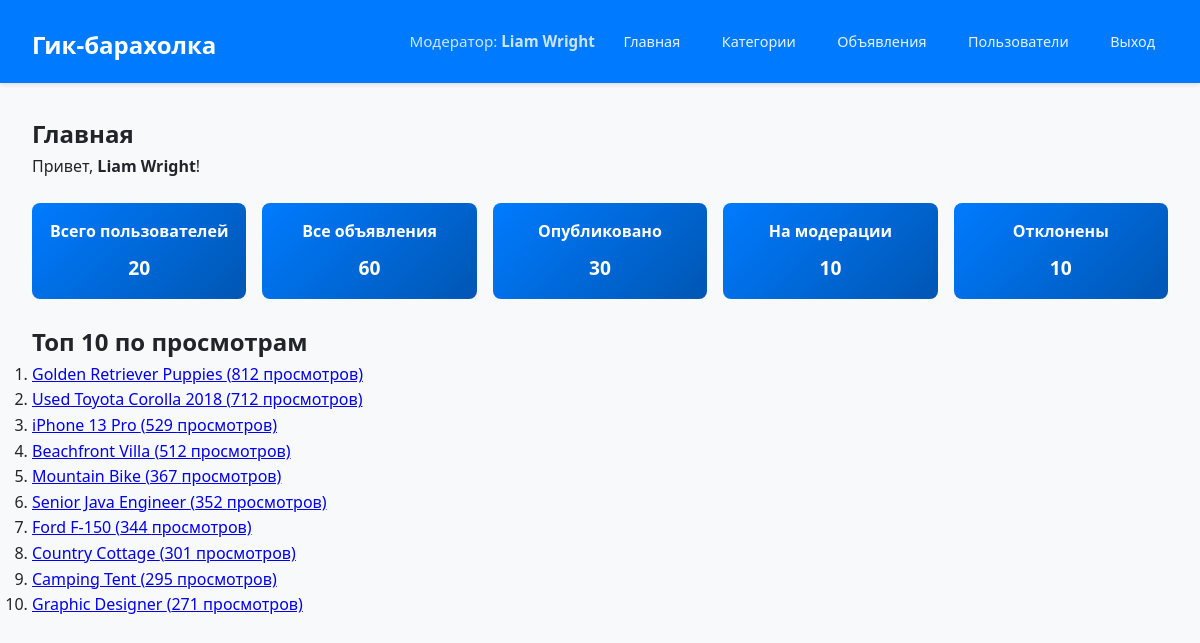
/ (signed in), run on the app's committed database.
### app/models.py (models this page shows, shortened)
class User(db.Model, UserMixin):
    id = db.Column(db.Integer, primary_key=True)
    name = db.Column(db.String(100), nullable=False)
    phone = db.Column(db.String(20), nullable=False)
    email = db.Column(db.String(100), nullable=False, unique=True)
    password_hash = db.Column(db.String(200), nullable=False)
    role = db.Column(db.String(20), default="user")
    adverts = db.relationship("Advert", back_populates="user", lazy=True)

class Advert(db.Model):
    id = db.Column(db.Integer, primary_key=True)
    title = db.Column(db.String(200), nullable=False)
    text = db.Column(db.Text, nullable=False)
    price = db.Column(db.Numeric(10, 2), nullable=False)
    views = db.Column(db.Integer, default=0)
    status = db.Column(db.String(20), default="moderation")
    created_at = db.Column(db.DateTime, default=db.func.now())
    user_id = db.Column(db.Integer, db.ForeignKey("user.id"), nullable=False)
    user = db.relationship("User", back_populates="adverts")
    category_id = db.Column(db.Integer, db.ForeignKey("category.id"), nullable=False)
    category = db.relationship("Category", back_populates="adverts")
    paid_services_rel = db.relationship(
        "AdvertPaidService",
        back_populates="advert",
        lazy=True
    )

### app/routes.py (the view)
@bp.route("/")
@login_required
def home():
    total_users = User.query.count()
    total_adverts = Advert.query.count()
    published_adverts = Advert.query.filter_by(status="published").count()
    moderation_adverts = Advert.query.filter_by(status="moderation").count()
    declined_adverts = Advert.query.filter_by(status="declined").count()
    top_adverts = (
        Advert.query
        .filter_by(status="published")
        .order_by(Advert.views.desc())
        .limit(10)
        .all()
    )
    return render_template(
        "admin/home.html",
        total_users=total_users,
        total_adverts=total_adverts,
        published_adverts=published_adverts,
        moderation_adverts=moderation_adverts,
        declined_adverts=declined_adverts,
        top_adverts=top_adverts,
    )

### app/auth.py (called while the page is built)
@login_manager.user_loader
def load_user(user_id):
    return User.query.get(int(user_id))

### run.py (called while the page is built)
@app.before_request
def create_tables():
    with app.app_context():
        db.create_all()

### templates/admin/home.html
{% extends "base.html" %}
{% block content %}
<h2>Главная</h2>
<p>Привет, <strong>{{ current_user.name }}</strong>!</p>
<div class="stats-grid">
  <div class="stat-card">
    <h3>Всего пользователей</h3>
    <p>{{ total_users }}</p>
  </div>
  <div class="stat-card">
    <h3>Все объявления</h3>
    <p>{{ total_adverts }}</p>
  </div>
  <div class="stat-card">
    <h3>Опубликовано</h3>
    <p>{{ published_adverts }}</p>
  </div>
  <div class="stat-card">
    <h3>На модерации</h3>
    <p>{{ moderation_adverts }}</p>
  </div>
  <div class="stat-card">
    <h3>Отклонены</h3>
    <p>{{ declined_adverts }}</p>
  </div>
</div>
<h2>Топ 10 по просмотрам</h2>
<ol>
  {% for advert in top_adverts %}
    <li>
      <a href="{{ url_for('routes.advert_detail', advert_id=advert.id) }}">
        {{ advert.title }} ({{ advert.views }} просмотров)
      </a>
    </li>
  {% endfor %}
</ol>
{% endblock %}

### templates/base.html (shortened to what this page needs)
<!DOCTYPE html>
<html lang="ru">
<head>
  <link rel="stylesheet" href="{{ url_for('static', filename='css/styles.css') }}">
</head>
<body>
  <header>
    <h1><a href="{{ url_for('routes.home') }}">Гик‑барахолка</a></h1>
    <nav>
      {% if current_user.is_authenticated %}
        <span>Модератор: <strong>{{ current_user.name }}</strong></span>
        <a href="{{ url_for('routes.home') }}">Главная</a>
        <a href="{{ url_for('routes.categories') }}">Категории</a>
        <a href="{{ url_for('routes.adverts') }}">Объявления</a>
        <a href="{{ url_for('routes.users') }}">Пользователи</a>
        <a href="{{ url_for('auth.logout') }}">Выход</a>
      {% endif %}
    </nav>
  </header>
  <main>
    {% block content %}{% endblock %}
  </main>
</body>
</html>

### static/css/styles.css (style rules this page uses)
* { box-sizing: border-box; margin: 0; padding: 0; }
body { font-family: 'Segoe UI', Tahoma, Geneva, Verdana, sans-serif; background: #f8f9fa; color: #212529; line-height: 1.6; }
header { background: #007bff; color: white; padding: 1rem 2rem; display: flex; justify-content: space-between; align-items: center; box-shadow: 0 2px 4px rgba(0, 0, 0, 0.1); }
header a { color: white; text-decoration: none; }
header h1 a { font-size: 1.5rem; font-weight: 600; }
nav { display: flex; align-items: center; gap: 1rem; font-size: 0.9rem; }
nav span { color: #cce5ff; font-size: 0.95rem; }
nav a { color: #e6f3ff; padding: 0.4rem 0.8rem; border-radius: 4px; transition: background 0.2s; }
main { padding: 2rem; }
.stats-grid { display: grid; grid-template-columns: repeat(auto-fit, minmax(200px, 1fr)); gap: 1rem; margin: 1.5rem 0; }
.stat-card { background: linear-gradient(135deg, #007bff 0%, #0056b3 100%); color: white; padding: 1rem; border-radius: 8px; text-align: center; }
.stat-card h3 { font-size: 1rem; margin-bottom: 0.5rem; }
.stat-card p { font-size: 1.2rem; font-weight: 600; }

### data on the page
User: name "Liam Wright"
Advert: title "Golden Retriever Puppies", views "812"
Advert: title "Used Toyota Corolla 2018", views "712"
Advert: title "iPhone 13 Pro", views "529"
Advert: title "Beachfront Villa", views "512"
Advert: title "Mountain Bike", views "367"
Advert: title "Senior Java Engineer", views "352"
Advert: title "Ford F-150", views "344"
Advert: title "Country Cottage", views "301"
Advert: title "Camping Tent", views "295"
Advert: title "Graphic Designer", views "271"

### other printed values
{{ total_users }} "20"
{{ total_adverts }} "60"
{{ published_adverts }} "30"
{{ moderation_adverts }} "10"
{{ declined_adverts }} "10"
